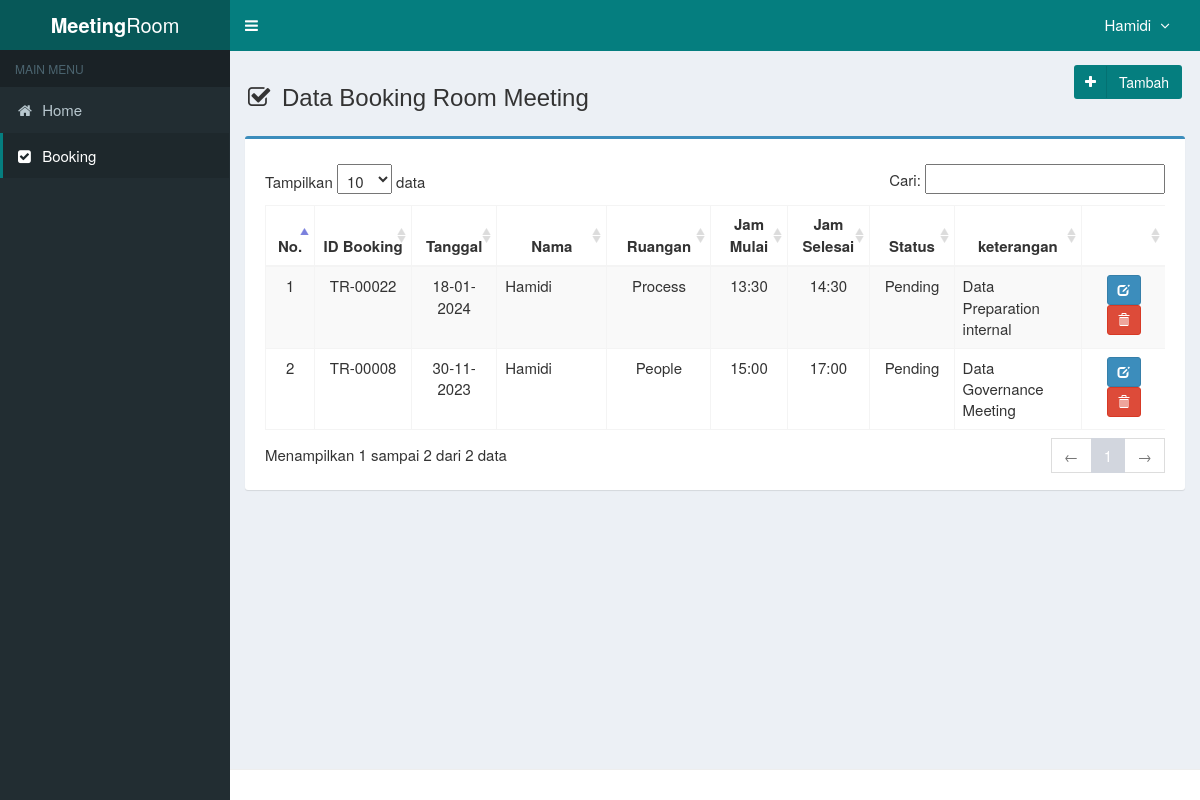
Screenshot of /main.php?module=booking (signed in) with the database file from the repository.
### tables this page shows
CREATE TABLE `transaksi` (
  `id_transaksi` varchar(10) NOT NULL,
  `tanggal` date NOT NULL,
  `nama` varchar(30) NOT NULL,
  `departemen` varchar(100) NOT NULL,
  `mulai` varchar(100) NOT NULL,
  `selesai` varchar(100) NOT NULL,
  `ruangan` int(11) NOT NULL,
  `status` varchar(100) NOT NULL DEFAULT 'Pending',
  `keterangan` varchar(200) NOT NULL,
  `iduser` int(10) NOT NULL
);

CREATE TABLE `ruangan` (
  `id` int(11) NOT NULL,
  `nama_ruangan` varchar(30) NOT NULL,
  `kapasitas` int(11) NOT NULL
);

### modules/transaksi/view.php (the view, shortened to what this page needs)
<section class="content-header">
   <div class="row">
      <div class="col-md-6">
         <h1>
            <i class="fa fa-check-square-o icon-title"></i> Data Booking Room Meeting
         </h1>
      </div>
      <div class="col-md-6 text-right">
         <a class="btn btn-add btn-social pull-right" href="?module=form_transaksi&form=add">
            <i class="fa fa-plus"></i> Tambah
         </a>
      </div>
   </div>
</section>
<section class="content">
  <div class="row">
    <div class="col-md-12">
      <div class="box box-primary">
        <div class="box-body">
	<div class="table-responsive">
          <table id="dataTables1" class="table table-bordered table-striped table-hover">
            <thead>
              <tr>
                <th class="center">No.</th>
                <th class="center">ID Booking</th>
                <th class="center">Tanggal</th>
                <th class="center">Nama </th>
                <th class="center">Ruangan</th>
                <th class="center">Jam Mulai</th>
                <th class="center">Jam Selesai</th>
                <th class="center">Status</th>
                 <th class="center">keterangan</th>
                <th></th>
              </tr>
            </thead>
            <tbody>
            <?php
            $user = $_SESSION['id_user'];
            $no = 1;
            $query = mysqli_query($mysqli,
            "SELECT
              a.id_transaksi, a.tanggal, a.nama, b.nama_ruangan, a.mulai, a.selesai, a.status, a.keterangan
            FROM transaksi a,ruangan b,USER c
            WHERE a.iduser=c.id_user AND a.ruangan=b.id AND a.iduser = '$user'
          	GROUP BY a.id_transaksi
	          ORDER BY a.tanggal DESC")
                                            or die('Ada kesalahan pada query tampil Transaksi: '.mysqli_error($mysqli));
            while ($data = mysqli_fetch_assoc($query)) {
              $t_transaksi       = $data['tanggal'];
              $exp               = explode('-',$t_transaksi);
              $tanggal_transaksi = $exp[2]."-".$exp[1]."-".$exp[0];
              echo "<tr>
                      <td width='40' class='center'>$no</td>
                      <td width='100' class='center'>$data[id_transaksi]</td>
                      <td width='80' class='center'>$tanggal_transaksi</td>
                      <td width='140'>$data[nama]</td>
                      <td width='110' class='center'>$data[nama_ruangan]</td>
                      <td width='80' class='center'>$data[mulai]</td>
                       <td width='80' class='center'>$data[selesai]</td>
                       <td width='80' class='center'>$data[status]</td>
                       <td width='140'>$data[keterangan]</td>
                      <td class='center' width='100'>
                        <div>
                          <a data-toggle='tooltip' data-placement='top' title='Ubah' class='btn btn-primary btn-sm' href='?module=form_transaksi&form=edit&id=$data[id_transaksi]'>
                              <i style='color:#fff' class='glyphicon glyphicon-edit'></i>
                          </a>";
            ?>
                          <a data-toggle="tooltip" data-placement="top" title="Hapus" class="btn btn-danger btn-sm" href="modules/transaksi/proses.php?act=delete&id=<?php echo $data['id_transaksi'];?>" onclick="return confirm('Anda yakin ingin menghapus ID Transaksi <?php echo $data['id_transaksi']; ?> an. <?php echo $data['nama']; ?> ?');">
                              <i style="color:#fff" class="glyphicon glyphicon-trash"></i>
                          </a>
            <?php
              echo "    </div>
                      </td>
                    </tr>";
              $no++;
            }
            ?>
            </tbody>
          </table>
	</div>
        </div>
      </div>
    </div>
  </div>
</section>

### assets/css/style.css (style rules this page uses)
.btn-social *:first-child { border-right: 1px solid rgba(0, 0, 0, 0.1); bottom: 0; font-size: 1em !important; left: 0; line-height: 32px !important; position: absolute; text-align: center; top: 0; width: 32px !important; }
.content-header h1 { font-size: 24px; }
.content-header { padding: 15px 18px 0; position: relative; font-size: 24px; }
.center { text-align:center; }
.icon-title { margin-right: 5px; }
body { background-color: #fff; color: #333; font-size: 15px; line-height: 1.42857; }
.btn.btn-add.pull-right { background-color: #057E7F; color: #ffffff; transition: background-color 0.3s ease; }

### rows the page displays
transaksi: id_transaksi "TR-00022", tanggal "18-01-2024", nama "Hamidi", ruangan.nama_ruangan "Process", mulai "13:30", selesai "14:30", status "Pending", keterangan "Data Preparation internal"
transaksi: id_transaksi "TR-00008", tanggal "30-11-2023", nama "Hamidi", ruangan.nama_ruangan "People", mulai "15:00", selesai "17:00", status "Pending", keterangan "Data Governance Meeting"

### other values shown
$_SESSION['nama_user'] "Hamidi"
